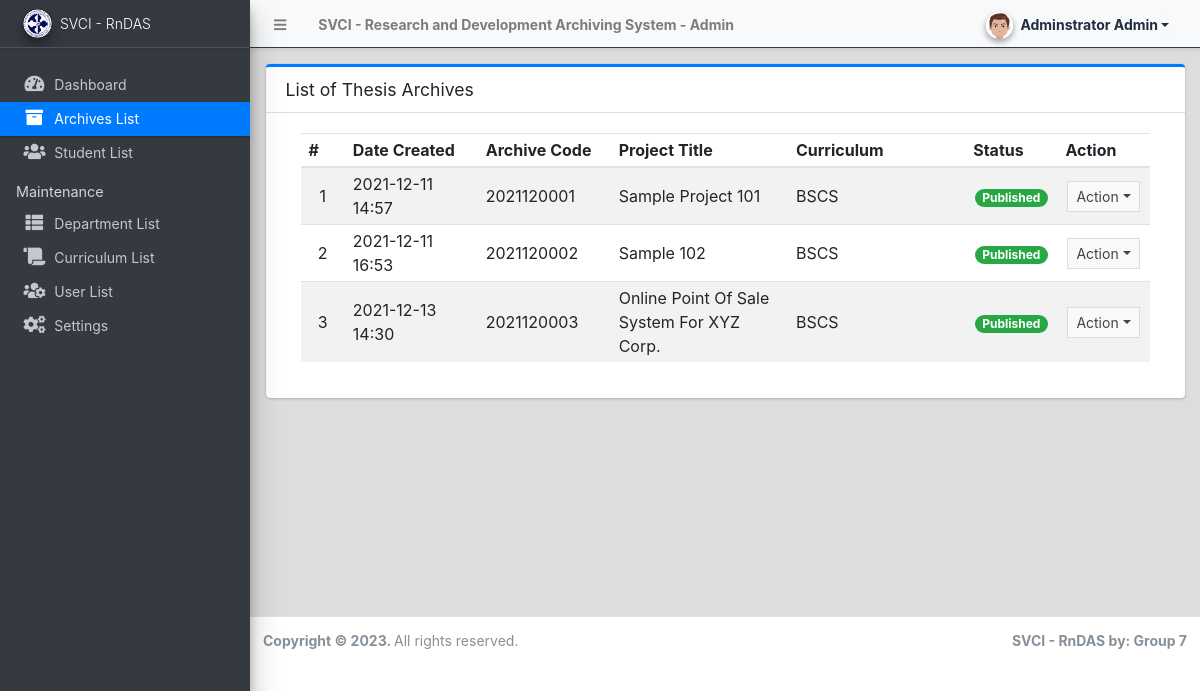
Before: /admin/?page=archives (signed in) with the older database file.
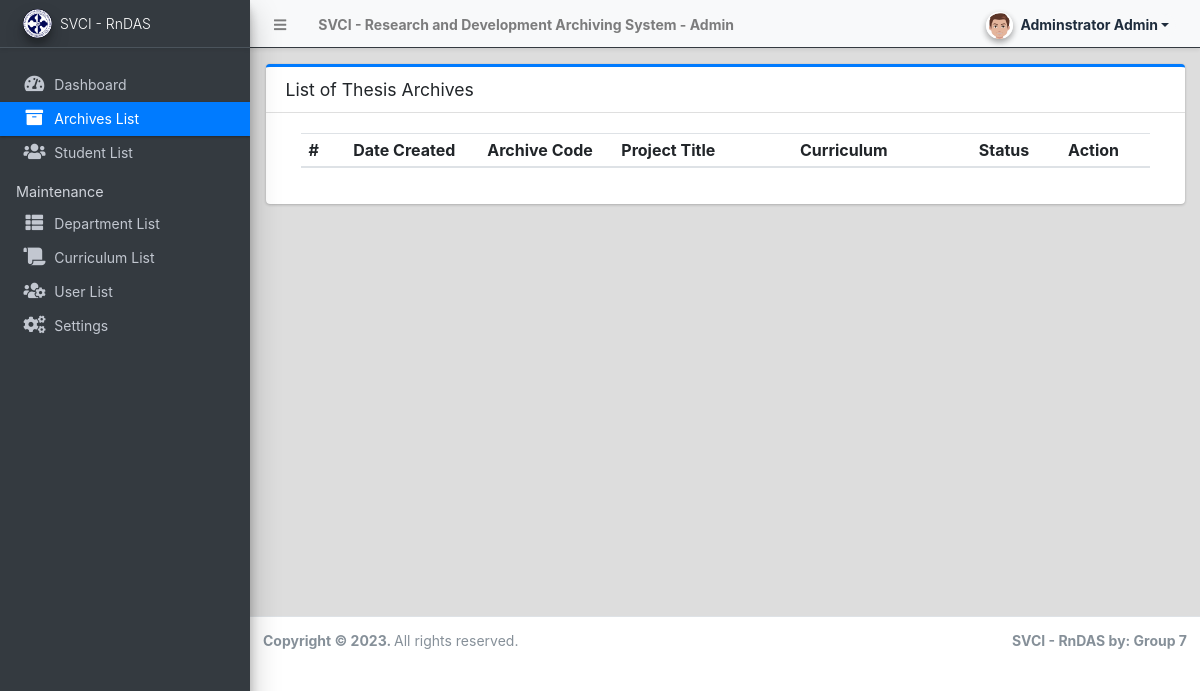
After: the same page with the newer database file.
### tables this page shows
CREATE TABLE `archive_list` (
  `id` int(30) NOT NULL,
  `archive_code` varchar(100) NOT NULL,
  `curriculum_id` int(30) NOT NULL,
  `year` year(4) NOT NULL,
  `title` text NOT NULL,
  `abstract` text NOT NULL,
  `members` text NOT NULL,
  `banner_path` text NOT NULL,
  `document_path` text NOT NULL,
  `status` tinyint(1) NOT NULL DEFAULT 0,
  `student_id` int(30) DEFAULT NULL,
  `date_created` datetime NOT NULL DEFAULT current_timestamp(),
  `date_updated` datetime DEFAULT NULL ON UPDATE current_timestamp()
);

### admin/archives/index.php (the view, shortened to what this page needs)
<div class="card card-outline card-primary">
	<div class="card-header">
		<h3 class="card-title">List of Thesis Archives</h3>
	</div>
	<div class="card-body">
		<div class="container-fluid">
        <div class="container-fluid">
			<table class="table table-hover table-striped">
				<colgroup>
					<col width="5%">
					<col width="15%">
					<col width="15%">
					<col width="20%">
					<col width="20%">
					<col width="10%">
					<col width="10%">
				</colgroup>
				<thead>
					<tr>
						<th>#</th>
						<th>Date Created</th>
						<th>Archive Code</th>
						<th>Project Title</th>
						<th>Curriculum</th>
						<th>Status</th>
						<th>Action</th>
					</tr>
				</thead>
				<tbody>
					<?php
						$i = 1;
						$curriculum = $conn->query("SELECT * FROM curriculum_list where id in (SELECT curriculum_id from `archive_list`)");
						$cur_arr = array_column($curriculum->fetch_all(MYSQLI_ASSOC),'name','id');
						$qry = $conn->query("SELECT * from `archive_list` order by `year` desc, `title` desc ");
						while($row = $qry->fetch_assoc()):
					?>
						<tr>
							<td class="text-center"><?php echo $i++; ?></td>
							<td class=""><?php echo date("Y-m-d H:i",strtotime($row['date_created'])) ?></td>
							<td><?php echo ($row['archive_code']) ?></td>
							<td><?php echo ucwords($row['title']) ?></td>
							<td><?php echo $cur_arr[$row['curriculum_id']] ?></td>
							<td class="text-center">
								<?php
                                    switch($row['status']){
                                        case '1':
                                            echo "<span class='badge badge-success badge-pill'>Published</span>";
                                            break;
                                    }
                                ?>
							</td>
							<td align="center">
								 <button type="button" class="btn btn-flat btn-default btn-sm dropdown-toggle dropdown-icon" data-toggle="dropdown">
				                  		Action
				                  </button>
							</td>
						</tr>
					<?php endwhile; ?>
				</tbody>
			</table>
		</div>
		</div>
	</div>
</div>

Changed rows visible on the page:
removed archive_list: date_created "2021-12-11 14:57", archive_code "2021120001", title "Sample Project 101", curriculum "BSCS", status "Published"
removed archive_list: date_created "2021-12-11 16:53", archive_code "2021120002", title "Sample 102", curriculum "BSCS", status "Published"
removed archive_list: date_created "2021-12-13 14:30", archive_code "2021120003", title "Online Point Of Sale System For XYZ Corp.", curriculum "BSCS", status "Published"
